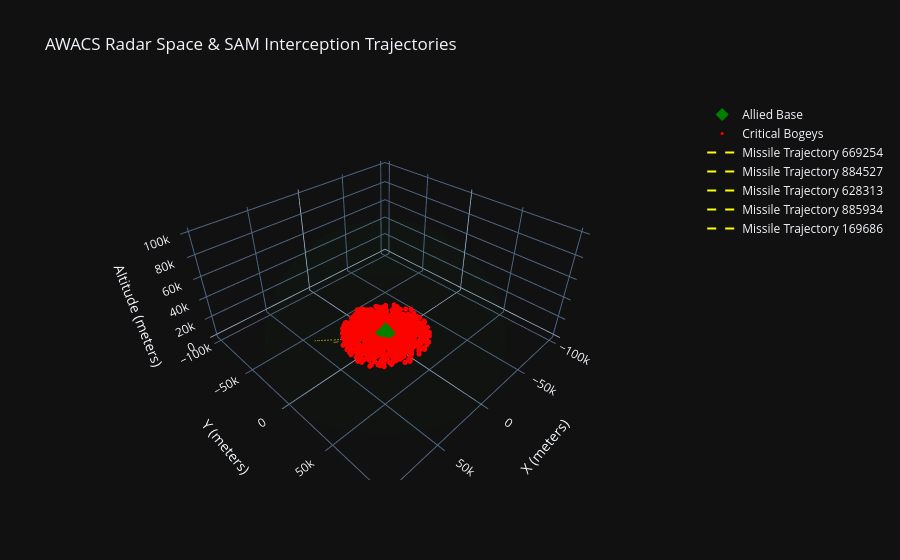

The cell this chart's notebook holds for it:
### Code cell
# Interactive 3D Visualization with Plotly
import plotly.graph_objects as go
import numpy as np

# Plot the Base
fig = go.Figure(data=[go.Scatter3d(
    x=[0], y=[0], z=[0],
    mode='markers',
    marker=dict(size=10, color='green', symbol='diamond'),
    name='Allied Base'
)])

# Generate Radar Dome (Sphere)
theta = np.linspace(0, 2.*np.pi, 50)
phi = np.linspace(0, np.pi/2, 50) # Hemisphere (only above ground)
theta, phi = np.meshgrid(theta, phi)
r = 100000 # 100km Radar Range

x_dome = r * np.sin(phi) * np.cos(theta)
y_dome = r * np.sin(phi) * np.sin(theta)
z_dome = r * np.cos(phi)

fig.add_trace(go.Surface(
    x=x_dome, y=y_dome, z=z_dome,
    opacity=0.1,
    colorscale=[[0, 'rgba(0,255,0,0.1)'], [1, 'rgba(0,255,0,0.1)']],
    showscale=False,
    name='Radar Dome (100km)'
))

# Plot Critical Bogeys
fig.add_trace(go.Scatter3d(
    x=top_threats['x'], y=top_threats['y'], z=top_threats['altitude'],
    mode='markers',
    marker=dict(size=3, color='red'),
    name='Critical Bogeys'
))

# Plot the top 5 Interception Paths
for i, row in top_threats.head(5).iterrows():
    if row['tti'] > 0:
        fig.add_trace(go.Scatter3d(
            x=[0, row['int_x']], y=[0, row['int_y']], z=[0, row['int_z']],
            mode='lines',
            line=dict(color='yellow', width=2, dash='dash'),
            name=f'Missile Trajectory {int(row["bogey_id"])}'
        ))

fig.update_layout(
    title='AWACS Radar Space & SAM Interception Trajectories',
    scene=dict(
        xaxis_title='X (meters)',
        yaxis_title='Y (meters)',
        zaxis_title='Altitude (meters)',
        aspectmode='data'
    ),
    template='plotly_dark'
)

fig.show()

### Figure 1 — Plotly figure (JSON) as saved in the notebook; plotly's stock layout.template omitted (floating-point values rounded to 4 significant figures; data arrays with more than 128 entries replaced by an {"elided": "..."} marker saying what was removed)
{"data": [{"marker": {"color": "green", "size": 10, "symbol": "diamond"}, "mode": "markers", "name": "Allied Base", "type": "scatter3d", "x": [0], "y": [0], "z": [0]}, {"colorscale": [[0, "rgba(0,255,0,0.1)"], [1, "rgba(0,255,0,0.1)"]], "name": "Radar Dome (100km)", "opacity": 0.1, "showscale": false, "type": "surface", "x": {"elided": "50x50 float values"}, "y": {"elided": "50x50 float values"}, "z": {"elided": "50x50 float values"}}, {"marker": {"color": "red", "size": 3}, "mode": "markers", "name": "Critical Bogeys", "type": "scatter3d", "x": {"elided": "1000 float values"}, "y": {"elided": "1000 float values"}, "z": {"elided": "1000 float values"}}, {"line": {"color": "yellow", "dash": "dash", "width": 2}, "mode": "lines", "name": "Missile Trajectory 669254", "type": "scatter3d", "x": [0, 37190.0], "y": [0, -23520.0], "z": [0, 2984.0]}, {"line": {"color": "yellow", "dash": "dash", "width": 2}, "mode": "lines", "name": "Missile Trajectory 884527", "type": "scatter3d", "x": [0, 49940.0], "y": [0, -32940.0], "z": [0, 6922.0]}, {"line": {"color": "yellow", "dash": "dash", "width": 2}, "mode": "lines", "name": "Missile Trajectory 628313", "type": "scatter3d", "x": [0, 16800.0], "y": [0, -24850.0], "z": [0, 1490.0]}, {"line": {"color": "yellow", "dash": "dash", "width": 2}, "mode": "lines", "name": "Missile Trajectory 885934", "type": "scatter3d", "x": [0, -19450.0], "y": [0, 12940.0], "z": [0, 5078.0]}, {"line": {"color": "yellow", "dash": "dash", "width": 2}, "mode": "lines", "name": "Missile Trajectory 169686", "type": "scatter3d", "x": [0, -11410.0], "y": [0, 17070.0], "z": [0, 1008.0]}], "layout": {"scene": {"aspectmode": "data", "xaxis": {"title": {"text": "X (meters)"}}, "yaxis": {"title": {"text": "Y (meters)"}}, "zaxis": {"title": {"text": "Altitude (meters)"}}}, "title": {"text": "AWACS Radar Space & SAM Interception Trajectories"}}}
